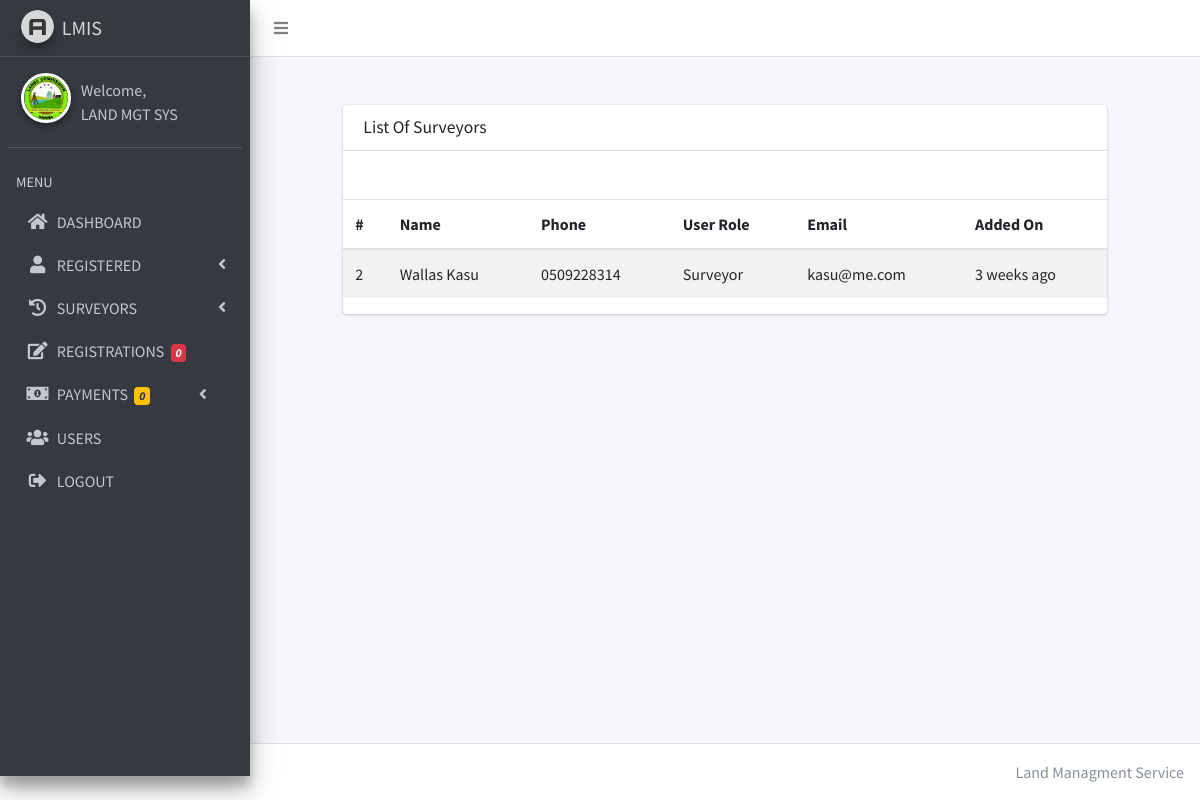
/admin/surveyors.php (signed in), run on the app's committed database.
### tables this page shows
CREATE TABLE `users` (
  `id` int(10) UNSIGNED NOT NULL,
  `user_role` int(11) NOT NULL,
  `first_name` varchar(50) NOT NULL,
  `surname` varchar(50) NOT NULL,
  `other_name` varchar(50) NOT NULL,
  `phone_no` char(10) NOT NULL DEFAULT '0000000000',
  `address` varchar(255) NOT NULL,
  `email` varchar(191) NOT NULL,
  `account_status` int(11) NOT NULL,
  `password` varchar(191) NOT NULL,
  `created_at` timestamp NOT NULL DEFAULT current_timestamp(),
  `updated_at` timestamp NULL DEFAULT NULL
);

CREATE TABLE `user_role` (
  `id` int(11) NOT NULL,
  `name` varchar(30) NOT NULL
);

### Classes/Fetch.php (called while the page is built, shortened)
<?php
class Fetch
{
    protected $connection;
    function __construct(PDO $connection) {
        $this->connection =  $connection;
    }
    public function getItemsWithLimitOffset($action, $table, $join, $limit, $offset) {
        $query = $this->connection->prepare("{$action} FROM {$table} {$join} ORDER BY {$table}.id DESC LIMIT $limit OFFSET $offset");
        if($query->execute()) {
            $all_results = array();
            while($result = $query->fetch(PDO::FETCH_OBJ)) {
                $all_results[] = $result;
            }
            return $all_results;
        } else {
            $this->error = implode(', ', $this->connection->errorInfo());
            return false;
        }
    }
}

### Classes/DateFormat.php (called while the page is built, shortened)
<?php
class DateFormat
{
	function timeAgo($time_ago)
	{
	    $time_ago = strtotime($time_ago);
	    $cur_time   = time();
	    $time_elapsed   = $cur_time - $time_ago;
	    $seconds    = $time_elapsed ;
	    $minutes    = round($time_elapsed / 60 );
	    $hours      = round($time_elapsed / 3600);
	    $days       = round($time_elapsed / 86400 );
	    $weeks      = round($time_elapsed / 604800);
	    if($seconds <= 60){
	        return "just now";
	    }
	    else if($hours <=24){
	        if($hours==1){
	            return "1 hour ago";
	        }else{
	            return "$hours hrs ago";
	        }
	    }
	    else if($days <= 7){
	        if($days==1){
	            return "Yesterday";
	        }else{
	            return "$days days ago";
	        }
	    }
	    else if($weeks <= 4.3){
	        if($weeks==1){
	            return "1 week ago";
	        }else{
	            return "$weeks weeks ago";
	        }
	    }
	}
}

### admin/surveyors.php (the view, shortened to what this page needs)
<?php
  require_once dirname(__DIR__).'/Core/init.php';
  $fetch_data = new Fetch($connection);
  $date = new DateFormat($connection);
  $users = $fetch_data->getItemsWithLimitOffset("SELECT users.id, users.user_role, users.first_name, users.surname, users.other_name, users.phone_no, users.address, users.email, users.email, users.created_at, user_role.name AS role", 'users', 'JOIN user_role ON user_role.id = users.user_role', 100, 0);
?>
<!DOCTYPE html>
<html lang="en">
<head>
  <?php include 'includes/links.php'; ?>
</head>
<body class="hold-transition sidebar-mini">
<div class="wrapper">
 <?php include 'includes/top-nav.php'; ?>
  <aside class="main-sidebar sidebar-dark-primary elevation-4">
    <a href="index3.html" class="brand-link">
      <img src="../dist/img/AdminLTELogo.png" alt="AdminLTE Logo" class="brand-image img-circle elevation-3"
           style="opacity: .8">LMIS</span>
    </a>
    <?php include 'includes/sidebar.php'; ?>
  </aside>
  <div class="content-wrapper">
    <div class="content">
      <div class="container-fluid">
      <div class="row">
        <div class="col-md-10 offset-1 mt-5">
        <div class="card card-default">
          <div class="card-header">
            <h3 class="card-title">List Of Surveyors</h3>
          </div>
            <div class="table-responsive">
              <table class="table table-striped mt-5">
                <thead>
                  <th>#</th>
                  <th>Name</th>
                  <th>Phone</th>
                  <th>User Role</th>
                  <th>Email</th>
                  <th>Added On</th>
                </thead>
                <tbody>
                  <?php foreach($users AS $user): ?>
                    <?php if($user->user_role != 1): ?>
                      <tr>
                        <td><?php echo $user->id; ?></td>
                        <td><?php echo $user->first_name . ' ' . $user->surname . ' ' . $user->other_name; ?></td>
                        <td><?php echo $user->phone_no; ?></td>
                        <td><?php echo $user->role; ?></td>
                        <td><?php echo $user->email; ?></td>
                        <td><?php echo $date->timeAgo($user->created_at); ?></td>
                      </tr>
                    <?php endif; ?>
                  <?php endforeach; ?>
                </tbody>
              </table>
            </div>
          </div>
        </div>
      </div>
      </div>
    </div>
  </div>
  <?php include 'includes/footer.php'; ?>
</div>
</body>
</html>

### data on the page
users: id "2", first_name "Wallas", surname "Kasu", phone_no "0509228314", user_role.name "Surveyor", email "kasu@me.com", created_at "3 weeks ago"

### other printed values
$new_reg "0"
$total_pending_payments "0"
